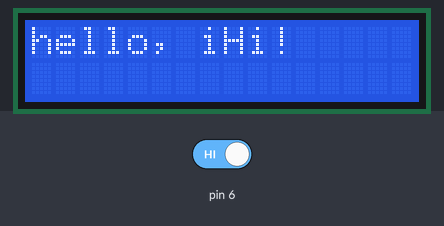
Simulated run of this sketch. Board: Arduino Uno, built with avr-gcc and run on an emulated ATmega328P. Parts: 16×2 character LCD. The test bench sets the inputs (shaded band); at power-on: pin 6 HIGH.

Above: at 0.1 s.
At 4.2 s:
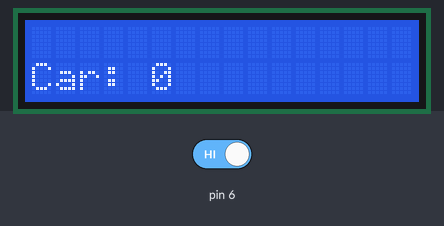
4.3 s: pin 6 driven LOW
At 6.4 s:
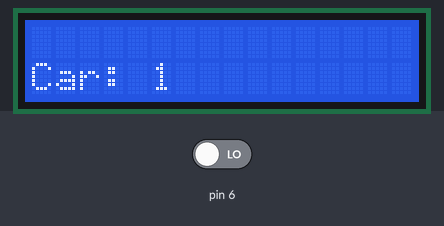
Timing chart, 0 to 7.9 s (numbered marks = the images above; inputs shaded):
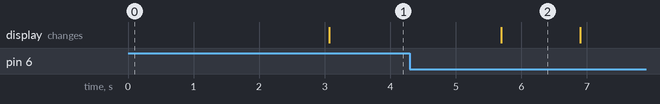

Measured:
- after the input at 4.3 s, the display: changes after 1.4 s (image 2)

The sketch:

code.ino
```cpp
//Code:
  #include <LiquidCrystal.h>

const int rs = 12, en = 11, d4 = 5, d5 = 4, d6 = 3, d7 = 2;
LiquidCrystal lcd(rs, en, d4, d5, d6, d7);

int count = 0;
void setup() {
  // set up the LCD's number of columns and rows:
  lcd.begin(16, 2);
  // Print a message to the LCD.
  lcd.print("hello, iHi!");
  pinMode(6,INPUT);
  delay(3000);
}

void loop() {
 lcd.clear();
 lcd.setCursor(0,1);
 lcd.print("Car: ");
 lcd.print(count);

 int x = digitalRead(6);
 if (x==0)
 {
  count++;
 delay(1000);
 }
 delay(200);
}
```
